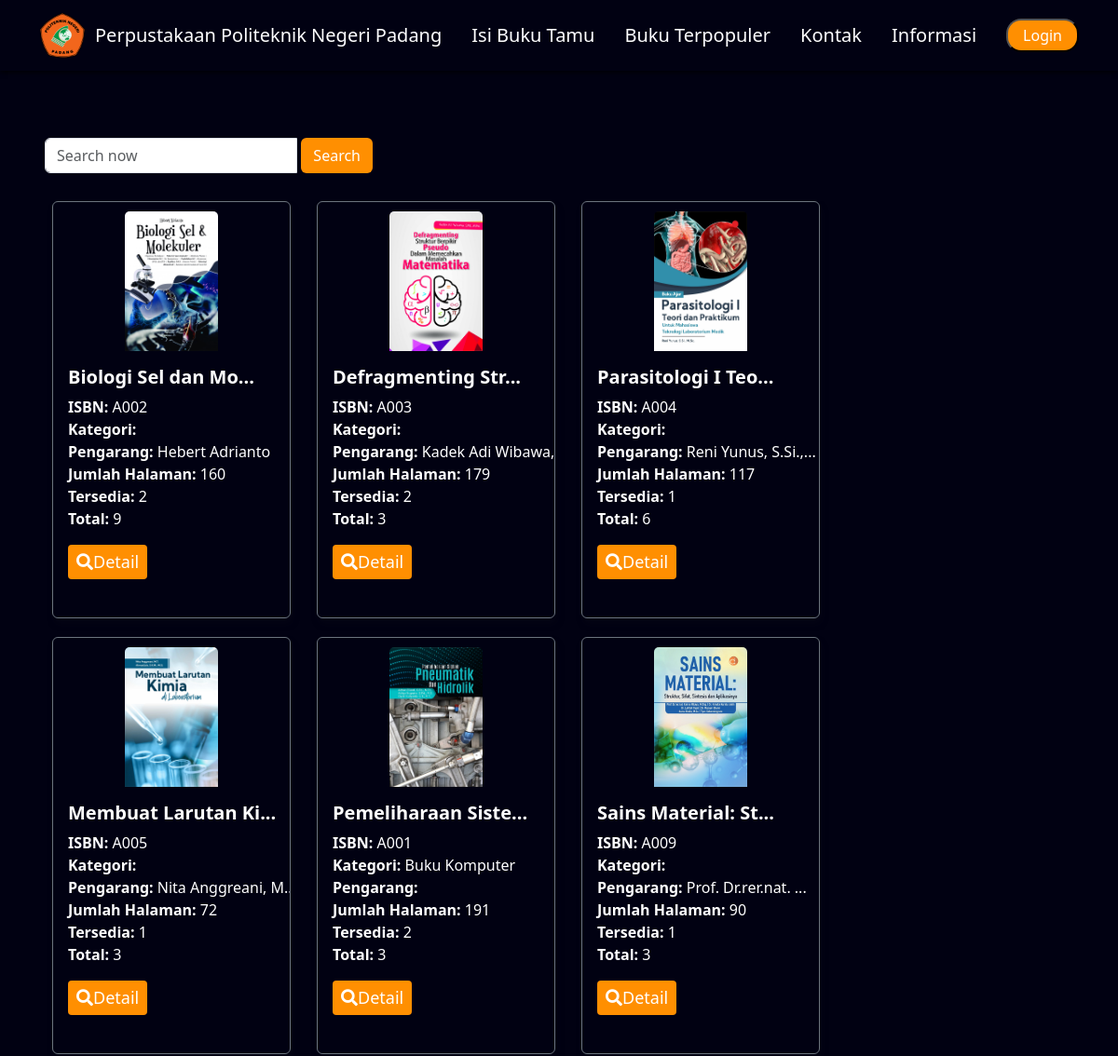
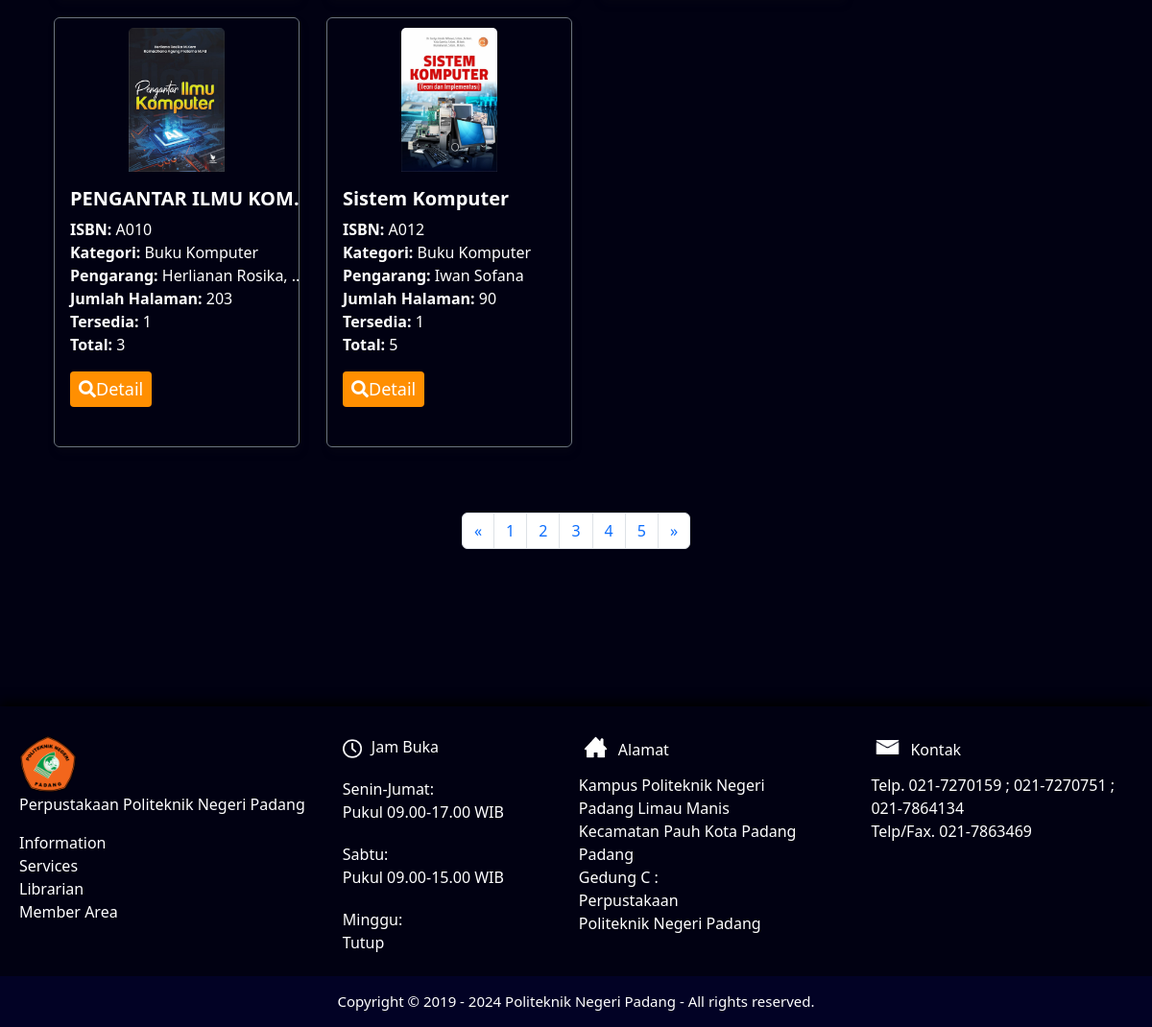
/komputerhome.php, run on the app's committed database (2 pictures, top to bottom).
### tables this page shows
CREATE TABLE `books` (
  `id` int(11) NOT NULL,
  `kode_buku` varchar(128) NOT NULL,
  `gambar` longtext NOT NULL,
  `judul` varchar(255) NOT NULL,
  `category_id` int(11) NOT NULL,
  `pengarang` varchar(255) NOT NULL,
  `penerbit` varchar(200) NOT NULL,
  `tahun_terbit` int(200) NOT NULL,
  `lokasi` varchar(11) NOT NULL,
  `jumlah_halaman` int(255) NOT NULL,
  `available_books` int(11) NOT NULL,
  `tottal_books` int(11) NOT NULL,
  `detail` varchar(2000) NOT NULL
);

CREATE TABLE `categories` (
  `id_kategori` int(11) NOT NULL,
  `nama_kategori` varchar(255) NOT NULL,
  `keterangan` varchar(255) DEFAULT NULL
);

### komputerhome.php (the view, shortened to what this page needs)
<!DOCTYPE html>
<html lang="en">
<head>
    <link href="bootstrap/bootstrap.min.css" rel="stylesheet">
    <link href="style.css" rel="stylesheet">
    <link rel="stylesheet" href="https://stackpath.bootstrapcdn.com/font-awesome/4.7.0/css/font-awesome.min.css">
    <link rel="stylesheet" href="bootstrap.min.css">
    <link rel="stylesheet" href="https://cdnjs.cloudflare.com/ajax/libs/font-awesome/5.15.4/css/all.min.css">
    <link rel="stylesheet" href="https://cdn.datatables.net/1.13.7/css/dataTables.bootstrap5.min.css">
    <link rel="stylesheet" href="assets1/css/style.css">
</head>
<body>
    <?php include 'navhome.php'; ?>
    <section>
        <div id="content" class="p-4 p-md-5 pt-5">
            <div class="row">
                <div class="col-4">
                    <div class="table-responsive">
                        <form action="komputerhome.php" method="POST">
                            <div class="input-group">
                                <input style="margin-bottom:30px;" type="text" class="form-control" name='cari' placeholder="Search now" aria-label="search" aria-describedby="search" value="<?= isset($_POST['cari']) ? $_POST['cari'] : '' ?>">
                                <div class="input-group-append">
                                    <button class="btn text-white" id="search-button" style=" background-color: #FF8F01; margin-left:5px;">Search</button>
                                </div>
                            </div>
                    </div>
                </div>
                <br>
                <?php
                $query = "SELECT books.*, categories.nama_kategori FROM books LEFT JOIN categories ON books.category_id = categories.id_kategori WHERE category_id IN (6,5)";
                $query .= " ORDER BY id DESC";
                $result = $db->query($query);
                ?>
                <div class="panel-body table-responsive">
                    <table class="table">
                        <div class="card-container">
                            <?php
                            foreach ($result as $row) :
                            ?>
                                <div class="card text-white border-secondary" style="background-color:transparent;width: 16rem; height: 28rem; float: left; margin-right: 20px; margin-bottom: 20px; text-align: left; white-space: nowrap; overflow: hidden;">
                                    <div class="text-center" style="margin-top: 10px;">
                                        <img src="<?= $row['gambar'] ?>" class="card-img-top mx-auto" alt="Buku Image" style="width: 100px; height: 150px;">
                                    </div>
                                    <div class="card-body">
                                        <?php
                                        $judul = $row['judul'];
                                        $max_length = 18;
                                        $display_judul = strlen($judul) > $max_length ? '<strong>' . substr($judul, 0, $max_length) . "...</strong>" : '<strong>' . $judul . '</strong>';
                                        ?>
                                        <h5 class="card-title"><?= $display_judul ?></h5>
                                        <p class="card-text">
                                            <strong>ISBN:</strong> <?= $row['kode_buku'] ?><br>
                                            <strong>Kategori:</strong> <?= $row['nama_kategori'] ?><br>
                                            <strong>Pengarang:</strong>
                                            <?php
                                            $pengarang = $row['pengarang'];
                                            $max_length_pengarang = 18;
                                            $display_pengarang = strlen($pengarang) > $max_length_pengarang ? substr($pengarang, 0, $max_length_pengarang) . "..." : $pengarang;
                                            ?>
                                            <?= $display_pengarang ?><br>
                                            <strong>Jumlah Halaman:</strong> <?= $row['jumlah_halaman'] ?><br>
                                            <strong>Tersedia:</strong> <?= $row['available_books'] ?><br>
                                            <strong>Total:</strong> <?= $row['tottal_books'] ?><br>
                                        </p>
                                        <a href="detail.php?id=<?= $row['id'] ?>" class="btn btn-sm text-white" style="font-size: 18px;background-color: #FF8F01"><i class="fa fa-search"></i>Detail</a>
                                    </div>
                                </div>
                            <?php endforeach ?>
                        </div>
                    </table>
                    <div class="container mt-5">
                        <nav aria-label="Page navigation">
                            <ul class="pagination justify-content-center">
                                <li class="page-item">
                                    <a class="page-link" href="#" aria-label="Previous">
                                        <span aria-hidden="true">&laquo;</span>
                                    </a>
                                </li>
                                <li class="page-item"><a class="page-link" href="#">1</a></li>
                                <li class="page-item"><a class="page-link" href="#">2</a></li>
                                <li class="page-item"><a class="page-link" href="#">3</a></li>
                                <li class="page-item"><a class="page-link" href="#">4</a></li>
                                <li class="page-item"><a class="page-link" href="#">5</a></li>
                                <li class="page-item">
                                    <a class="page-link" href="#" aria-label="Next">
                                        <span aria-hidden="true">&raquo;</span>
                                    </a>
                                </li>
                            </ul>
                        </nav>
                    </div>
                </div>
            </div>
        </div>
    </section>
    <footer>
        <?php include 'footerusers.php'; ?>
    </footer>
</body>
</html>

### navhome.php (shortened to what this page needs)
<nav class="navbar navbar-expand-lg navbar-dark bg-transparant">
    <div class="container">
        <a class="navbar-brand" href="home.php" aria-current="page" style="display: flex; align-items: center;">
            <img src="image/pnplogo.png" alt="Perpustakaan Logo" width="50" style="margin-right: 10px;">
            <span>Perpustakaan Politeknik Negeri Padang</span>
        </a>
        <div class="sidebar offcanvas offcanvas-start" tabindex="-1" id="offcanvasNavbar" aria-labelledby="offcanvasNavbarLabel">
            <div class="offcanvas-body d-flex flex-column flex-lg-row p-4 p-lg-0">
                <ul class="navbar-nav justify-content-center align-items-center  fs-5 flex-grow-1 pe-3">
                    <li class="nav-item mx-2">
                        <a class="nav-link" href="isikunjungan.php">Isi Buku Tamu</a>
                    </li>
                    <li class="nav-item mx-2">
                        <a class="nav-link" href="home.html#bukuterpopuler">Buku Terpopuler</a>
                    </li>
                    <li class="nav-item mx-2">
                        <a class="nav-link" href="#kontak">Kontak</a>
                    </li>
                    <li class="nav-item mx-2">
                        <a class="nav-link" href="informasi.php">Informasi</a>
                    </li>
                </ul>
                <div class="d-flex flex-column flex-lg-row justify-content-center align-items-center gap-3">
                    <button type="button" class="text-white text-decoration-none px-3 py-1 rounded-4" style="background-color: #FF8F01;" data-bs-toggle="modal" data-bs-target="#loginModal">
                        Login
                    </button>
                </div>
            </div>
        </div>
    </div>
</nav>

### footerusers.php
<footer>
    <div id="kontak" class="primary-footer" style="flex-direction: row; display: flex; background-color: rgba(255, 143, 1, 0.0); margin-top: 100px; box-shadow: 0px -5px 10px 0px rgba(0, 0, 0, 1);">
        <div class="gabungan" style="padding-left: 20px; color: white; padding-bottom: 55px;">
            <div class="hubungi">
                <img style="width: 60px; height: 60px; margin-bottom: auto; margin-top: 30px;" src="image/pnplogo.png">
            </div>
            <div>
                <p>Perpustakaan Politeknik Negeri Padang</p>
            </div>
            <div class="lagi">
                <div class="coba">
                    <i class=""></i><a>Information</a>
                </div>
                <div class="coba">
                    <i class=""></i><a>Services</a>
                </div>
                <div class="coba">
                    <i class=""></i><a>Librarian</a>
                </div>
                <div class="coba">
                    <i class=""></i><a>Member Area</a>
                </div>
            </div>
        </div>
        <div class="gabungan2" style="margin: auto; margin-top: 0%; padding-left: 0%;">
            <div class="tags" style="display: flex; align-items: center;">
                <div class="hubungi" style="margin-top: 30px;">
                    <img style="width: 20px; height: 20px; margin-bottom: auto; margin-top: auto;" src="image/jamm.png">
                </div>
                <div>
                    <p style="margin-bottom: 0; margin-top: 30px; margin-left: 10px; color: white;">Jam Buka</p>
                </div>
            </div>
            <div class="tags1" style="margin-top: 20px; color: white;">
                <div class="info" style="margin: 0;">
                    <p style="margin: 0;">Senin-Jumat:</p>
                </div>
                <div class="diskusi" style="margin: 0;">
                    <p style="margin: 0;">Pukul 09.00-17.00 WIB</p>
                </div>
            </div>
            <div class="tags1" style="margin-top: 20px; color: white;">
                <div class="info" style="margin: 0;">
                    <p style="margin: 0;">Sabtu:</p>
                </div>
                <div class="diskusi" style="margin: 0;">
                    <p style="margin: 0;">Pukul 09.00-15.00 WIB</p>
                </div>
            </div>
            <div class="tags1" style="margin-top: 20px; color: white;">
                <div class="info" style="margin: 0;">
                    <p style="margin: 0;">Minggu:</p>
                </div>
                <div class="diskusi" style="margin: 0;">
                    <p style="margin: 0;">Tutup</p>
                </div>
            </div>
        </div>
        <div class="gabungan21" style="margin: auto; margin-top: 0%; padding-left: 0%;">
            <div class="tags" style="display: flex; align-items: center;">
                <div class="hubungi" style="margin-top: 25px;">
                    <img style="width: 35px; height: 35px; margin-bottom: auto; margin-top: auto;" src="image/homee.png">
                </div>
                <div>
                    <p style="margin-bottom: 0; margin-top: 30px; margin-left: 6px; color: white;">Alamat</p>
                </div>
            </div>
            <div class="tags1" style="margin-top: 10px; color: white;">
                <div class="info" style="margin: 0;">
                    <p style="margin: 0;">Kampus Politeknik Negeri</p>
                </div>
                <div class="diskusi" style="margin: 0;">
                    <p style="margin: 0;">Padang Limau Manis</p>
                </div>
                <div class="diskusi" style="margin: 0;">
                    <p style="margin: 0;">Kecamatan Pauh Kota Padang</p>
                </div>
                <div class="diskusi" style="margin: 0;">
                    <p style="margin: 0;">Padang</p>
                </div>
                <div class="diskusi" style="margin: 0;">
                    <p style="margin: 0;">Gedung C :</p>
                </div>
                <div class="diskusi" style="margin: 0;">
                    <p style="margin: 0;">Perpustakaan</p>
                </div>
                <div class="diskusi" style="margin: 0;">
                    <p style="margin: 0;">Politeknik Negeri Padang</p>
                </div>
            </div>
        </div>
        <div class="gabungan21" style="margin: auto; margin-top: 0%; padding-left: 0%;">
            <div class="tags" style="display: flex; align-items: center;">
                <div class="hubungi" style="margin-top: 25px;">
                    <img style="width: 35px; height: 35px; margin-bottom: auto; margin-top: auto;" src="image/email.png">
                </div>
                <div>
                    <p style="margin-bottom: 0; margin-top: 30px; margin-left: 6px; color: white;">Kontak</p>
                </div>
            </div>
            <div class="tags1" style="margin-top: 10px; color: white;">
                <div class="info" style="margin: 0;">
                    <p style="margin: 0;">Telp. 021-7270159 ; 021-7270751 ;</p>
                </div>
                <div class="diskusi" style="margin: 0;">
                    <p style="margin: 0;">021-7864134</p>
                </div>
                <div class="diskusi" style="margin: 0;">
                    <p style="margin: 0;">Telp/Fax. 021-7863469</p>
                </div>
            </div>
        </div>
    </div>
<div>
    <div class="container-fluid secondary-footer" style="display: flex; font-size: 15px; padding: 15px; width: 100%; align-items: center; justify-content: center; background-color: #020225; box-shadow: 0px 10px 10px 0px rgba(0, 0, 0, 0.2);">
        <div class="col-md-6 col-xs-12 text-md-left text-center" style="color: white;">
            Copyright &copy; 2019 - 2024 Politeknik Negeri Padang - All rights reserved.
        </div>
    </div>
</div>
</footer>

### style.css (style rules this page uses)
* { padding: 0; margin: 0; box-sizing: border-box; scroll-behavior: smooth; }
body { background: url('image/') rgba(0, 0, 0, 0); background-color: #010112; background-blend-mode: multiply; background-position: center; background-size: cover; background-repeat: no-repeat; color: white; }
.card { margin: 0 .5em; box-shadow: 2px 6px 8px 0 rgba(22, 22, 26, 0.18); }
img { max-width: 100%; max-height: 100%; }
.navbar { background-color: #010112; box-shadow: 0px 2px 5px rgba(0, 0, 0, 0.8); }
.navbar-nav .nav-link { color: white; }

### data on the page
books: gambar (picture), judul "Biologi Sel dan Mo", kode_buku "A002", pengarang "Hebert Adrianto", jumlah_halaman "160", available_books "2", tottal_books "9"
books: gambar (picture), judul "Defragmenting Str", kode_buku "A003", pengarang "Kadek Adi Wibawa,…", jumlah_halaman "179", available_books "2", tottal_books "3"
books: gambar (picture), judul "Parasitologi I Teo", kode_buku "A004", pengarang "Reni Yunus, S.Si.,...", jumlah_halaman "117", available_books "1", tottal_books "6"
books: gambar (picture), judul "Membuat Larutan Ki", kode_buku "A005", pengarang "Nita Anggreani,…", jumlah_halaman "72", available_books "1", tottal_books "3"
books: gambar (picture), judul "Pemeliharaan Siste", kode_buku "A001", category.nama_kategori "Buku Komputer", jumlah_halaman "191", available_books "2", tottal_books "3"
books: gambar (picture), judul "Sains Material: St", kode_buku "A009", pengarang "Prof. Dr.rer.nat. ...", jumlah_halaman "90", available_books "1", tottal_books "3"
books: gambar (picture), judul "PENGANTAR ILMU KOM", kode_buku "A010", category.nama_kategori "Buku Komputer", pengarang "Herlianan Rosika,…", jumlah_halaman "203", available_books "1", tottal_books "3"
books: gambar (picture), judul "Sistem Komputer", kode_buku "A012", category.nama_kategori "Buku Komputer", pengarang "Iwan Sofana", jumlah_halaman "90", available_books "1", tottal_books "5"
